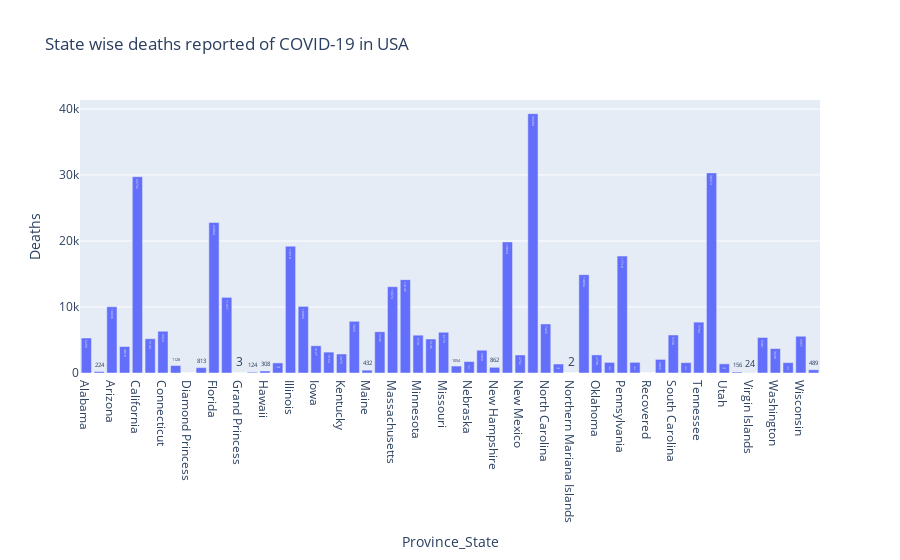

This figure's notebook cell:
### Code cell
px.bar(covid_province.reset_index(), x='Province_State', y='Deaths', title='State wise deaths reported of COVID-19 in USA', text='Deaths')

### Figure 1 — Plotly figure (JSON) as saved in the notebook; plotly's stock layout.template omitted (floating-point values rounded to 4 significant figures)
{"data": [{"alignmentgroup": "True", "hovertemplate": "Province_State=%{x}<br>Deaths=%{text}<extra></extra>", "legendgroup": "", "marker": {"color": "#636efa", "pattern": {"shape": ""}}, "name": "", "offsetgroup": "", "orientation": "v", "showlegend": false, "text": [5299, 224, 10036, 4010, 29732, 5190, 6324, 1128, 0, 813, 22804, 11457, 3, 124, 308, 1528, 19210, 10089, 4127, 3164, 2876, 7833, 432, 6246, 13074, 14145, 5731, 5146, 6173, 1054, 1737, 3450, 862, 19854, 2732, 39288, 7425, 1360, 2, 14894, 2738, 1603, 17710, 1616, 0, 2062, 5758, 1570, 7704, 30313, 1390, 156, 24, 5381, 3698, 1570, 5567, 489], "textposition": "auto", "type": "bar", "x": ["Alabama", "Alaska", "Arizona", "Arkansas", "California", "Colorado", "Connecticut", "Delaware", "Diamond Princess", "District of Columbia", "Florida", "Georgia", "Grand Princess", "Guam", "Hawaii", "Idaho", "Illinois", "Indiana", "Iowa", "Kansas", "Kentucky", "Louisiana", "Maine", "Maryland", "Massachusetts", "Michigan", "Minnesota", "Mississippi", "Missouri", "Montana", "Nebraska", "Nevada", "New Hampshire", "New Jersey", "New Mexico", "New York", "North Carolina", "North Dakota", "Northern Mariana Islands", "Ohio", "Oklahoma", "Oregon", "Pennsylvania", "Puerto Rico", "Recovered", "Rhode Island", "South Carolina", "South Dakota", "Tennessee", "Texas", "Utah", "Vermont", "Virgin Islands", "Virginia", "Washington", "West Virginia", "Wisconsin", "Wyoming"], "xaxis": "x", "y": [5299, 224, 10036, 4010, 29732, 5190, 6324, 1128, 0, 813, 22804, 11457, 3, 124, 308, 1528, 19210, 10089, 4127, 3164, 2876, 7833, 432, 6246, 13074, 14145, 5731, 5146, 6173, 1054, 1737, 3450, 862, 19854, 2732, 39288, 7425, 1360, 2, 14894, 2738, 1603, 17710, 1616, 0, 2062, 5758, 1570, 7704, 30313, 1390, 156, 24, 5381, 3698, 1570, 5567, 489], "yaxis": "y"}], "layout": {"barmode": "relative", "legend": {"tracegroupgap": 0}, "title": {"text": "State wise deaths reported of COVID-19 in USA"}, "xaxis": {"anchor": "y", "domain": [0, 1], "title": {"text": "Province_State"}}, "yaxis": {"anchor": "x", "domain": [0, 1], "title": {"text": "Deaths"}}}}
